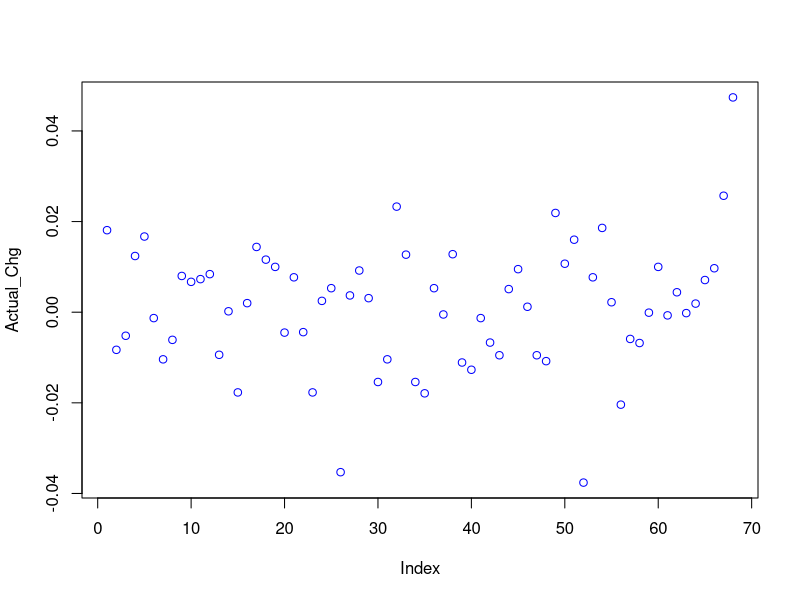
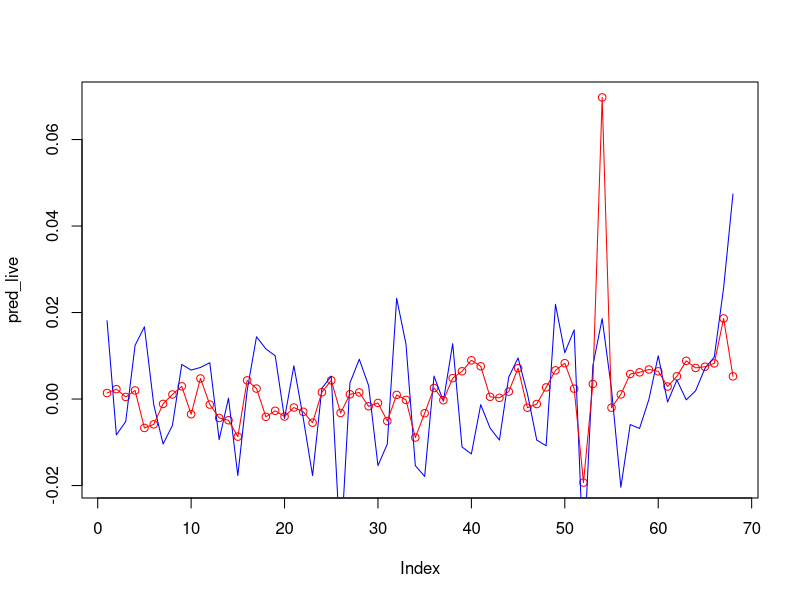

Generate these figures, in order, with R:

## STYDY 2 : NEXT DAY CHG : DEPENDENT VARIABLE ##
# MANY TIMES, THE IMPACT OF FEATURES LIKE FX, OIL, DO NOT IMPACT NIFTY CHG ON THE SAME DAY, BUT NEXT TRADING SEEEION : NEXT DAY


NFNext = read.csv('Modeldata_take2.csv')

## Removing Nifty related Features Like Volume, Open etc.. 



# Train (70%) and Validation (30%) data set
# For Test dataset we decided to take data from 25th Jan -> till date

indNext <- sample(2, nrow(NFNext), replace = TRUE, prob = c(0.7, 0.3))

trainNext <- NFNext[indNext == 1,]
valNext <- NFNext[indNext ==2,]


#ValActualNext = valNext[, c(3)]

#valNext <- valNext[, -c(3)] # Remove target variable


## Linear Regression Model

modelNext <- lm(Chg ~ ., data = trainNext)  ## Chk the significat variables

modelNext <- lm(Chg ~ VIXOpen + 
                  FII_BUY + FII_SELL + DII_BUY + DII_SELL +
                  Nifty_PE + Nifty_PE, data = trainNext)


summary(modelNext)

# Predict ValNext

pred_testNext <- predict(modelNext, newdata = valNext)


# Evaluate the Model

library(caret)

postResample(pred_testNext, valNext$Chg)



####  

##   *Live Data Test on NIFTY From 1 st FEB to 21st MAY*   ## 
###########################################################


Live <- read.csv('Live_Test_Data.csv')

Actual_Chg <- Live[, c(7)]

Live <- Live[, -c(1,7)]


# Predict Live dataset

pred_live <- predict(modelNext, newdata = Live)


# Evaluate the Prediction Results with Live Data


postResample(pred = pred_live, obs = Actual_Chg)


## Plot Graph 

plot(Actual_Chg, col = 'blue')

plot(pred_live, col  = 'Red')

lines(Actual_Chg, col = 'blue')

lines(pred_live, col  = 'Red')

